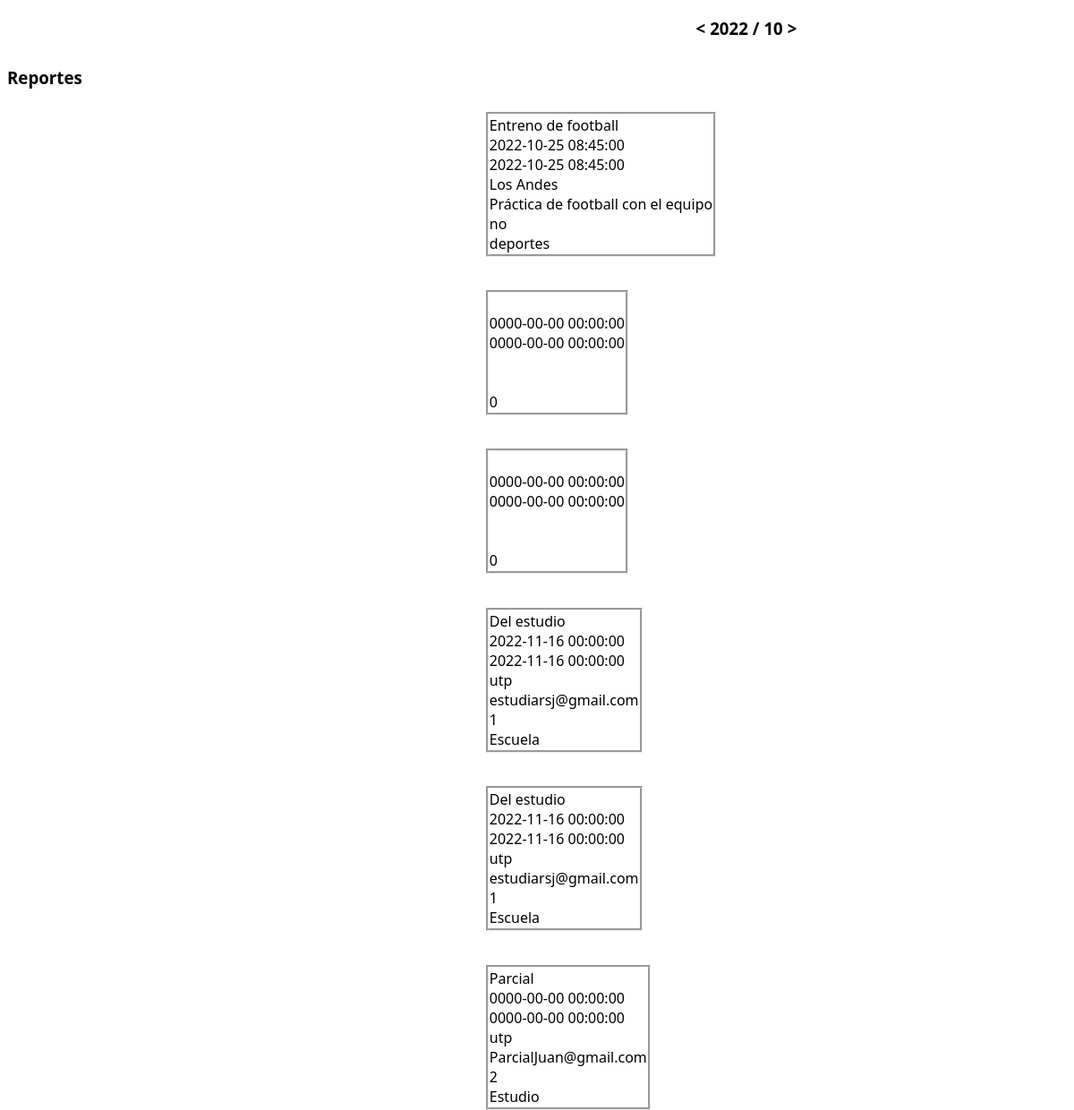
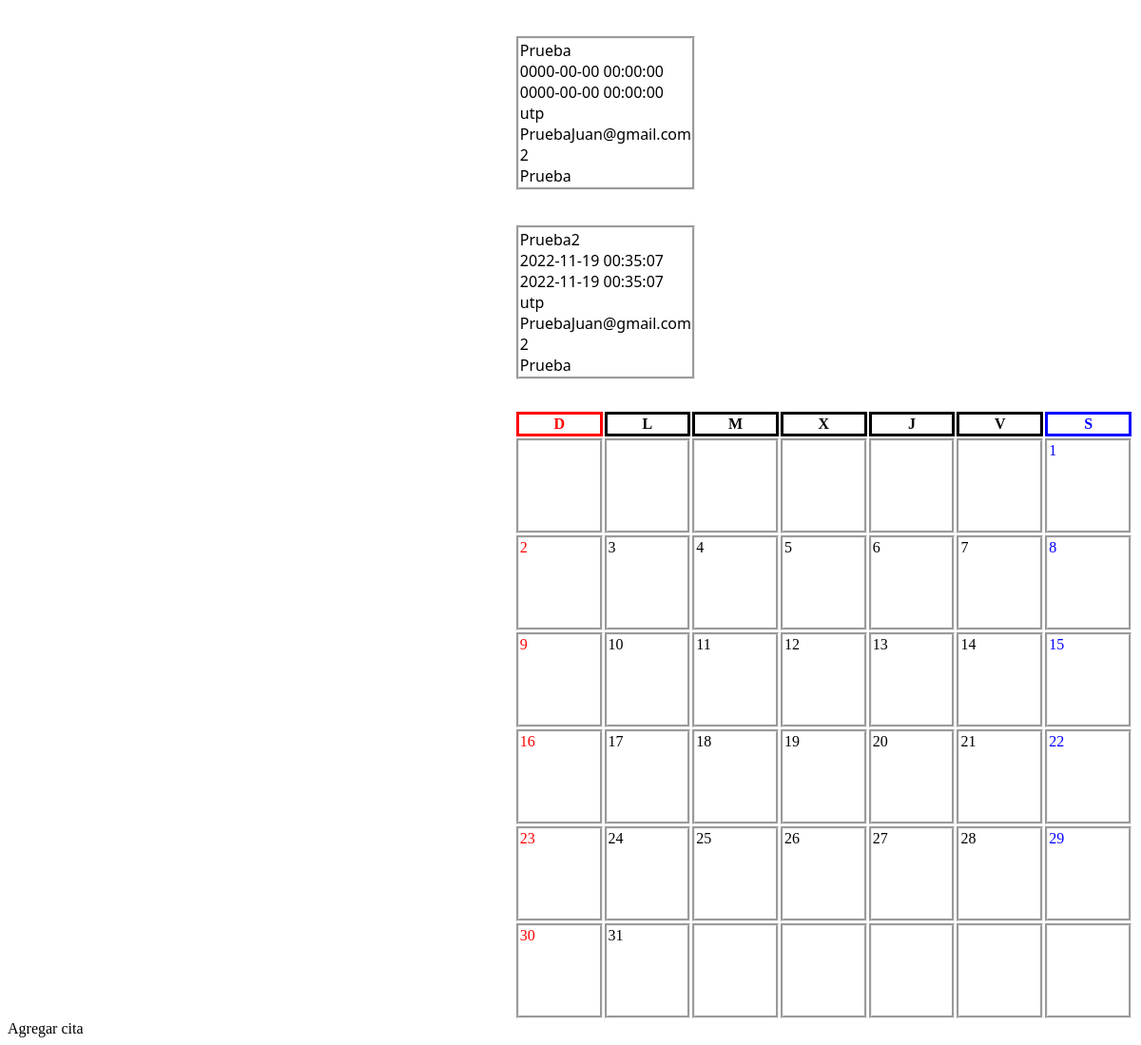
The app's page /Agenda/index.php?ym=2022-10 with its own data (2 pictures, top to bottom).
### tables this page shows
CREATE TABLE `eventos` (
  `id_ev` int(11) NOT NULL,
  `titulo` varchar(50) DEFAULT NULL,
  `fecha_inicial` datetime NOT NULL,
  `fecha_final` datetime DEFAULT NULL,
  `ubicacion` varchar(220) DEFAULT NULL,
  `detalle` varchar(220) DEFAULT NULL,
  `correo` varchar(20) DEFAULT NULL,
  `rep_dia` varchar(20) DEFAULT NULL,
  `categoria` varchar(50) NOT NULL
);

### Agenda/class/modelo.php (called while the page is built, shortened)
<?php
    class modeloCredencialesBD
    {
        public function __construct()
        {
            $this->_db = new mysqli (DB_HOST, DB_USER, DB_PASS, DB_NAME);
        }
    }
?>

### Agenda/index.php (the view, shortened to what this page needs)
<!DOCTYPE html>
<html lang='es'>
  <head>
    <link href='css/main.css' rel='stylesheet' />
  </head>
  <body>
    <?php
    require_once('class/agenda.php');
    $obj_agenda = new agenda;
    $obj_agenda->creacionAgenda();
    $agenda = $obj_agenda->consultar_eventos();
    ?>
    <div class="container">
      <h3><a href="?ym=<?php echo $obj_agenda->get_prev(); ?>">&lt;</a> <?php echo $obj_agenda->get_htmlTitle(); ?> <a href="?ym=<?php echo $obj_agenda->get_next(); ?>">&gt;</a></h3>
        <h3 class = "title2">Reportes</h3><br></br>
        <?php
            foreach ($agenda as $resultado)
            {?>
            <table>
              <tr class = 'reporte'>
                <td class = 'reporte_td'>
              <?php
              print ("<span>" . $resultado['titulo'] . "<br>");
              print ($resultado['fecha_inicial'] . "<br>");
              print ($resultado['fecha_final'] . "<br>");
              print ($resultado['ubicacion'] . "<br>");
              print ($resultado['detalle']);
              print ($resultado['correo'] . "<br>");
              print ($resultado['rep_dia'] . "<br>");
              print ($resultado['categoria'] . "</span>\n"); ?>
            </td>
            </tr>
            </table>
              <?php
            }
        ?>
        </div>
      <table class="table table-bordered">
        <tr>
            <th>D</th>
            <th>L</th>
            <th>M</th>
            <th>X</th>
            <th>J</th>
            <th>V</th>
            <th>S</th>
        </tr>
      </table>
    <A HREF="agregarcita.php">Agregar cita</A>&nbsp;
  </body>
</html>

### Agenda/css/main.css (style rules this page uses)
.container { font-family: 'Noto Sans', sans-serif; }
.reporte_td { margin-bottom: 30px; margin-left: 65%; }
h3 { margin-bottom: 30px; margin-left: 65%; }
th { height: 0px; text-align: center; border-style: solid; }
td { height: 100px; width: 100px; border-style: groove; text-align: left; vertical-align: top; transition: transform .2s; }
th:nth-of-type(1), td:nth-of-type(1) { color: red; }
th:nth-of-type(7), td:nth-of-type(7) { color: blue; }
table { display: absolute; align-items: right; justify-content: right; margin-left: 45%; }
td.reporte_td { color: black !important; border-style: groove; width: auto; height: auto; transition: transform .2s; max-width: 700px; float: left; margin-top: 2%; margin-left: initial; }
a { text-decoration: none; color: inherit; }
h3.title2 { float: left !important; margin-top: 0%; margin-bottom: 0% !important; margin-left: 0% !important; }
* { box-sizing: border-box; }

### records on screen
eventos: titulo "Entreno de football", fecha_inicial "2022-10-25 08:45:00", fecha_final "2022-10-25 08:45:00", ubicacion "Los Andes", detalle "Práctica de football con el equipo", rep_dia "no", categoria "deportes"
eventos: fecha_inicial "0000-00-00 00:00:00", fecha_final "0000-00-00 00:00:00", rep_dia "0"
eventos: fecha_inicial "0000-00-00 00:00:00", fecha_final "0000-00-00 00:00:00", rep_dia "0"
eventos: titulo "Del estudio", fecha_inicial "2022-11-16 00:00:00", fecha_final "2022-11-16 00:00:00", ubicacion "utp", detalle "estudiar", correo "sj@gmail.com", rep_dia "1", categoria "Escuela"
eventos: titulo "Del estudio", fecha_inicial "2022-11-16 00:00:00", fecha_final "2022-11-16 00:00:00", ubicacion "utp", detalle "estudiar", correo "sj@gmail.com", rep_dia "1", categoria "Escuela"
eventos: titulo "Parcial", fecha_inicial "0000-00-00 00:00:00", fecha_final "0000-00-00 00:00:00", ubicacion "utp", detalle "Parcial", correo "Juan@gmail.com", rep_dia "2", categoria "Estudio"
eventos: titulo "Prueba", fecha_inicial "0000-00-00 00:00:00", fecha_final "0000-00-00 00:00:00", ubicacion "utp", detalle "Prueba", correo "Juan@gmail.com", rep_dia "2", categoria "Prueba"
eventos: titulo "Prueba2", fecha_inicial "2022-11-19 00:35:07", fecha_final "2022-11-19 00:35:07", ubicacion "utp", detalle "Prueba", correo "Juan@gmail.com", rep_dia "2", categoria "Prueba"

### other values on screen
$obj_agenda->get_htmlTitle() "2022 / 10"
$this->day "1"
$this->day "2 3 4 5 6 7 8"
$this->day "9 10 11 12 13 14 15"
$this->day "16 17 18 19 20 21 22"
$this->day "23 24 25 26 27 28 29"
$this->day "30 31"
